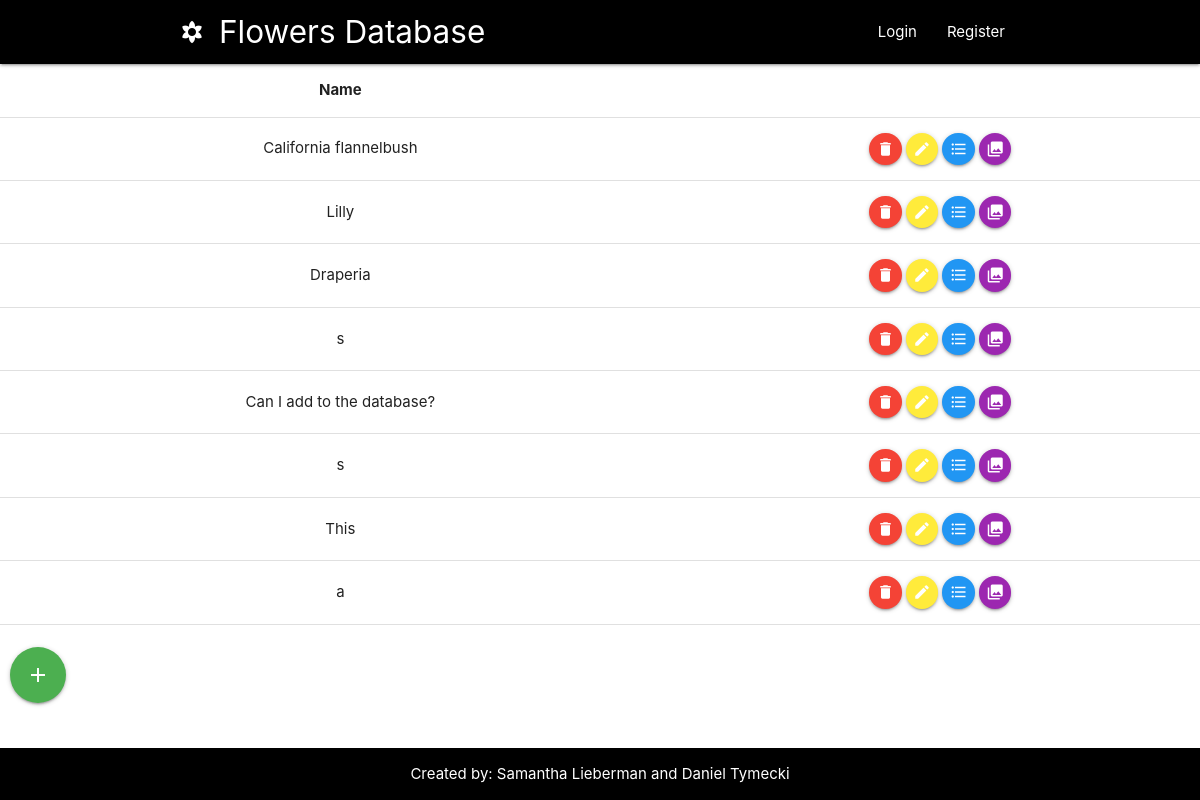
The app's page /, older data.
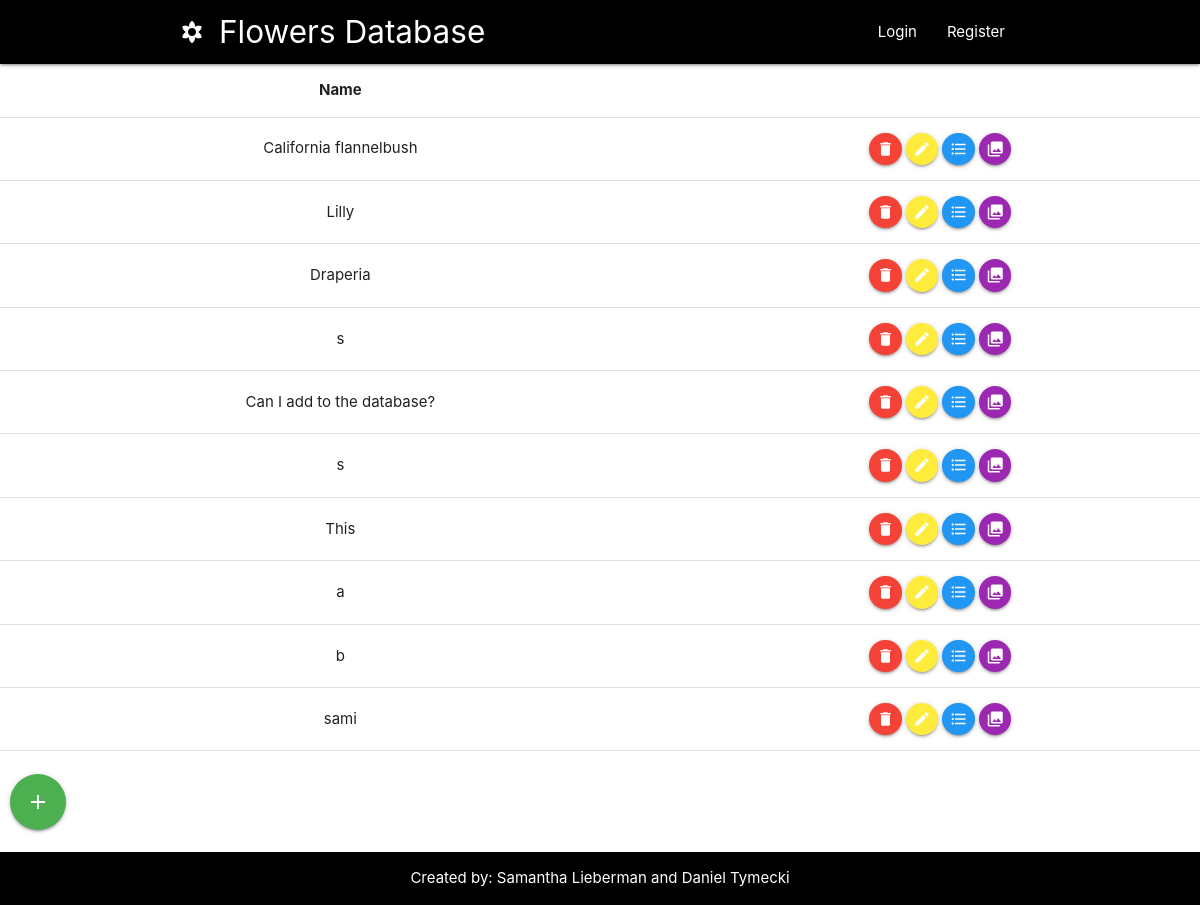
The same page, newer data.
### myapp/models.py (models this page shows)
class Sightings(models.Model):
    name = models.CharField(db_column='NAME', max_length=30, blank=True, null=True)  # Field name made lowercase.
    person = models.CharField(db_column='PERSON', max_length=30, blank=True, null=True)  # Field name made lowercase.
    location = models.CharField(db_column='LOCATION', max_length=30, blank=True, null=True)  # Field name made lowercase.
    sighted = models.DateField(db_column='SIGHTED', blank=True, null=True)  # Field name made lowercase.
    class Meta:
        managed = True
        db_table = 'SIGHTINGS'
        unique_together = (('name', 'person', 'location', 'sighted'),)

### myapp/views.py (the view)
# urls.py: url(r'$', v.index, name='index'),
def index(request):
    if request.method == 'POST':
        form = InsertForm(request.POST, prefix='insert')
        if form.is_valid():
            name = form.cleaned_data['name']
            person = form.cleaned_data['person']
            location = form.cleaned_data['location']
            sighted = form.cleaned_data['sighted']
            print('Inserting new entry in sightings: ', name, person, location, sighted)
            Sightings.objects.create(name=name, person=person, location=location, sighted=sighted)
    else:
        form = InsertForm(prefix='insert')
    if request.method == 'PUT' and not form.is_valid():
        form2 = UpdateForm(request.PUT, prefix='update')
        form = BannedPhraseForm(prefix='insert')
        if form2.is_valid():
            name = form2.cleaned_data['name']
            person = form2.cleaned_data['person']
            location = form2.cleaned_data['location']
            sighted = form2.cleaned_data['sighted']
            print('Updating new entry in sightings: ', name, person, location, sighted)
            Sightings.objects.update(name=name, person=person, location=location, sighted=sighted)
    else:
        form2 = UpdateForm(prefix='update')
    latest_sightings = Sightings.objects.all()
    context = {'latest_sightings': latest_sightings, 'form': form, 'up_form':form2}
    return render(request, 'index.html', context)

### myapp/templates/index.html (shortened to what this page needs)
<!DOCTYPE html>
<html lang="en">
<head>
    <link rel="stylesheet" href="style/main.css">
    <link rel="stylesheet" href="https://cdnjs.cloudflare.com/ajax/libs/materialize/1.0.0/css/materialize.min.css">
    {% load static %}
</head>
<body>
<div class="navbar-fixed">
    <nav class="black">
        <div class="container">
            <div class="nav-wrapper">
                <a href="#!" class="brand-logo"><i class="material-icons">filter_vintage</i>Flowers Database</a>
                <ul class="right hide-on-med-and-down" id="navList">
                    {% if request.user.is_authenticated %}
                    <strong><li>Logged in as: {{request.user.username}}</li></strong>
                    <li><a href="{% url 'logout' %}">Logout</a></li>
                    {% else %}
                        <li><a href="{% url 'login' %}">Login</a></li>
                        <li><a href="{% url 'register' %}">Register</a></li>
                    {% endif %}
                </ul>
            </div>
        </div>
    </nav>
</div>
<main>
<table class = "centered">
    <thead>
    <tr>
        <th>Name</th>
        <th> </th>
    </tr>
    </thead>
    <tbody>
        {% if latest_sightings %}
            {% for sighting in latest_sightings %}
            <tr>
            <td id = "tableName">{{ sighting.name }}</td>
            <td><a class="btn-floating btn-small waves-effect waves-light red"><i class="material-icons">delete</i></a>
                <a class="btn-floating btn-small modal-trigger waves-effect waves-light yellow" href="#modal2"><i class="material-icons">edit</i></a>
                <a class="btn-floating btn-small modal-trigger waves-effect waves-light blue" href="#modal4"><i class="material-icons">format_list_bulleted</i></a>
                <a class="btn-floating btn-small modal-trigger waves-effect waves-light purple" href="#modal3"><i class="material-icons">photo_library</i></a>
            </td>
            </tr>
            {% endfor %}
    {% endif %}
    </tbody>
            {% load static %}
</table>
<br>
<a class="btn-floating btn-large modal-trigger waves-effect waves-light green" href="#modal1" style="margin-left:10px;"><i class="material-icons">add</i></a>
<br><br>
</main>
<footer class="section page-footer black">
    <div class="container center-align"> Created by: Samantha Lieberman and Daniel Tymecki </div>
</footer>
</body>
</body>
</html>

### myapp/static/myapp/style/main.css (style rules this page uses)
body { display: flex; min-height: 100vh; flex-direction: column; }
main { flex: 1 0 auto; }

Row changes from the older to the newer data that the page shows:
added Sightings: name "b"
added Sightings: name "sami"
